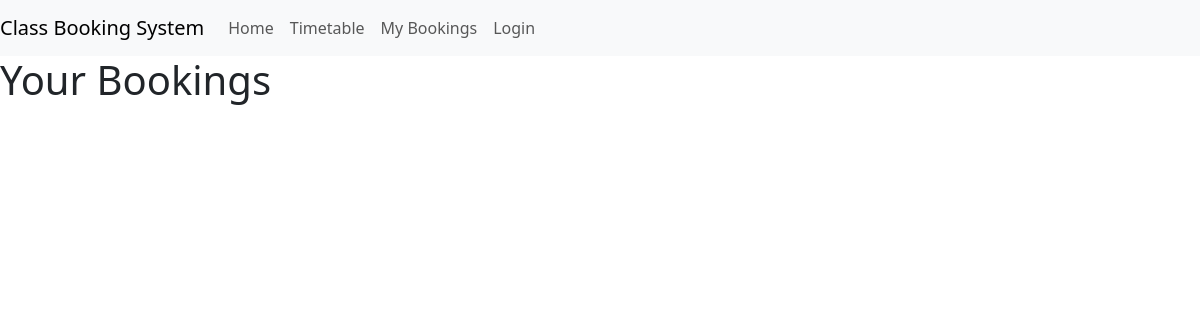
Page /view_bookings.html (signed in) on the earlier database version.
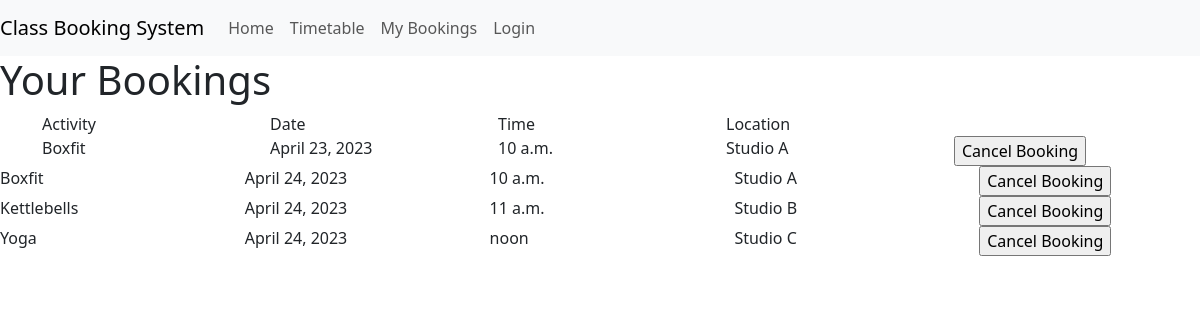
Same page on the later database version.
### classbooking_app/models.py (models this page shows, shortened)
class Booking(models.Model):
    session = models.ForeignKey(Session, on_delete=models.CASCADE)
    user = models.CharField(
        max_length=50,
        null=False,
        blank=False,
        default="test_user"
        )
    confirmed = models.BooleanField(default=False)

class Session(models.Model):
    activity = models.ForeignKey(Activity, on_delete=models.CASCADE)
    date = models.DateField(default=date.today())
    time = models.TimeField(default=datetime.now())
    spaces = models.IntegerField(default=25)
    location = models.CharField(max_length=50, default='Studio A')
    running = models.BooleanField(default=True)

class Activity(models.Model):
    name = models.CharField(
        max_length=50,
        null=False,
        blank=False,
        default="test_class"
        )
    description = models.CharField(
        max_length=50,
        null=False,
        blank=False,
        default="test_description"
        )
    image = models.CharField(
        max_length=20,
        null=False,
        blank=False,
        default="test_image")
    capacity = models.IntegerField(
        null=False,
        blank=False,
        default=25
    )

### classbooking_app/views.py (the view)
# urls.py: path('view_bookings.html', views.view_bookings, name='view_bookings'),
def view_bookings(request):
    user = request.user
    if request.method == "POST":
        booking_id = request.POST.get('cancel')
        delete_booking(user, booking_id)
    bookings = Booking.objects.filter(user=user, confirmed=True)
    context = {
        'bookings': bookings
    }
    return render(request, 'classbooking_app/view_bookings.html', context)

### classbooking_app/templates/classbooking_app/view_bookings.html (shortened to what this page needs)
{% extends 'classbooking_app/base.html' %}
{% block content %}
<h1>Your Bookings</h1>
<form method="POST" id="cancel-form">
{% if bookings|length > 0 %}
<div class="container">
 <div class="row">
   <div class="col">Activity</div>
   <div class="col">Date</div>
   <div class="col">Time</div>
   <div class="col">Location</div>
   <div class="col"></div>
 </div>
 {% for booking in bookings %}
 <div class="row run-{{ booking.session.running }}">
   <div class="col">{{ booking.session.activity.name }}</div>
   <div class="col">{{ booking.session.date }}</div>
   <div class="col">{{ booking.session.time }}</div>
   <div class="col">{{ booking.session.location }}</div>
   <div class="col">
     <input class="cancel-button run-{{ booking.session.running }}-btn" type="button" value="Cancel Booking" id="{{ booking.session.id }}_view">
   </div>
 </div>
</div>
{% endfor %}
{% endif %}
</form>
{% endblock %}

### classbooking_app/templates/classbooking_app/base.html (shortened to what this page needs)
{% load static %}
<!DOCTYPE html>
<html lang="en">
<head>
    <link href="https://cdn.jsdelivr.net/npm/bootstrap@5.3.0-alpha1/dist/css/bootstrap.min.css" rel="stylesheet">
    <link rel="stylesheet" href="../../static/classbooking_app/css/style.css">
</head>
<body>
    <nav class="navbar navbar-expand-sm navbar-light bg-light">
        <a class="navbar-brand" href="#">Class Booking System</a>
        <div class="collapse navbar-collapse" id="navbarNav">
          <ul class="navbar-nav">
            <li class="nav-item active">
              <a class="nav-link" href="/">Home <span class="sr-only">(current)</span></a>
            </li>
            <li class="nav-item">
                <a class="nav-link" href="/make_booking.html" id="timetable-link">Timetable</a>
            </li>
            <li class="nav-item">
              <a class="nav-link" href="/view_bookings.html">My Bookings</a>
            </li>
            <li class="nav-item">
              <a class="nav-link" href="/login.html">Login</a>
            </li>
          </ul>
        </div>
      </nav>
{% block content %}
{% endblock %}
</body>
</html>

Differences in the rows shown:
added Booking: session.activity.name "Boxfit", session "April 23, 2023", session.time "10 a.m.", session.location "Studio A"
added Booking: session.activity.name "Boxfit", session "April 24, 2023", session.time "10 a.m.", session.location "Studio A"
added Booking: session.activity.name "Kettlebells", session "April 24, 2023", session.time "11 a.m.", session.location "Studio B"
added Booking: session.activity.name "Yoga", session "April 24, 2023", session.time "noon", session.location "Studio C"
Other differences:
text now shown: "Activity Date Time Location"
